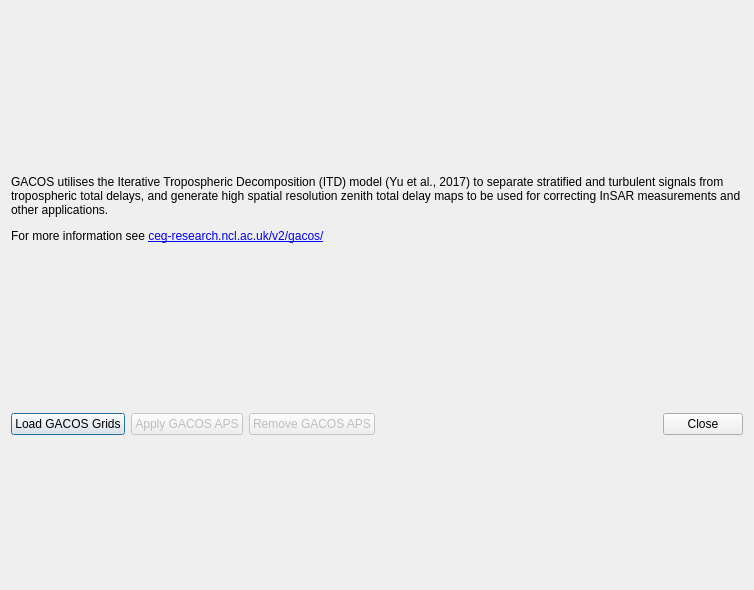
<?xml version="1.0" encoding="UTF-8"?>
<ui version="4.0">
 <class>GACOSCorrection</class>
 <widget class="QDialog" name="GACOSCorrection">
  <property name="geometry">
   <rect>
    <x>0</x>
    <y>0</y>
    <width>754</width>
    <height>590</height>
   </rect>
  </property>
  <property name="minimumSize">
   <size>
    <width>620</width>
    <height>400</height>
   </size>
  </property>
  <property name="windowTitle">
   <string>GACOS APS Correction</string>
  </property>
  <layout class="QVBoxLayout" name="verticalLayout">
   <item>
    <widget class="QLabel" name="label">
     <property name="sizePolicy">
      <sizepolicy hsizetype="Preferred" vsizetype="Maximum">
       <horstretch>0</horstretch>
       <verstretch>0</verstretch>
      </sizepolicy>
     </property>
     <property name="minimumSize">
      <size>
       <width>0</width>
       <height>70</height>
      </size>
     </property>
     <property name="maximumSize">
      <size>
       <width>16777215</width>
       <height>110</height>
      </size>
     </property>
     <property name="text">
      <string>&lt;html&gt;&lt;head/&gt;&lt;body&gt;&lt;p&gt;GACOS utilises the Iterative Tropospheric Decomposition (ITD) model (Yu et al., 2017) to separate stratified and turbulent signals from tropospheric total delays, and generate high spatial resolution zenith total delay maps to be used for correcting InSAR measurements and other applications.&lt;/p&gt;&lt;p&gt;For more information see &lt;a href=&quot;http://ceg-research.ncl.ac.uk/v2/gacos/&quot; target=&quot;_blank&quot;&gt;ceg-research.ncl.ac.uk/v2/gacos/&lt;/a&gt;&lt;/p&gt;&lt;/body&gt;&lt;/html&gt;</string>
     </property>
     <property name="scaledContents">
      <bool>false</bool>
     </property>
     <property name="wordWrap">
      <bool>true</bool>
     </property>
     <property name="margin">
      <number>10</number>
     </property>
    </widget>
   </item>
   <item>
    <layout class="QHBoxLayout" name="horizontalLayoutPlot"/>
   </item>
   <item>
    <layout class="QHBoxLayout" name="horizontalLayout">
     <item>
      <widget class="QPushButton" name="loadGrids">
       <property name="text">
        <string>Load GACOS Grids</string>
       </property>
      </widget>
     </item>
     <item>
      <widget class="QPushButton" name="applyAPS">
       <property name="enabled">
        <bool>false</bool>
       </property>
       <property name="text">
        <string>Apply GACOS APS</string>
       </property>
      </widget>
     </item>
     <item>
      <widget class="QPushButton" name="removeAPS">
       <property name="enabled">
        <bool>false</bool>
       </property>
       <property name="text">
        <string>Remove GACOS APS</string>
       </property>
      </widget>
     </item>
     <item>
      <spacer name="horizontalSpacer">
       <property name="orientation">
        <enum>Qt::Horizontal</enum>
       </property>
       <property name="sizeHint" stdset="0">
        <size>
         <width>40</width>
         <height>20</height>
        </size>
       </property>
      </spacer>
     </item>
     <item>
      <widget class="QPushButton" name="closeButton">
       <property name="text">
        <string>Close</string>
       </property>
       <property name="shortcut">
        <string>Esc</string>
       </property>
      </widget>
     </item>
    </layout>
   </item>
  </layout>
 </widget>
 <resources/>
 <connections>
  <connection>
   <sender>closeButton</sender>
   <signal>released()</signal>
   <receiver>GACOSCorrection</receiver>
   <slot>close()</slot>
   <hints>
    <hint type="sourcelabel">
     <x>567</x>
     <y>199</y>
    </hint>
    <hint type="destinationlabel">
     <x>309</x>
     <y>199</y>
    </hint>
   </hints>
  </connection>
 </connections>
 <buttongroups>
  <buttongroup name="matrixButtonGroup"/>
 </buttongroups>
</ui>
